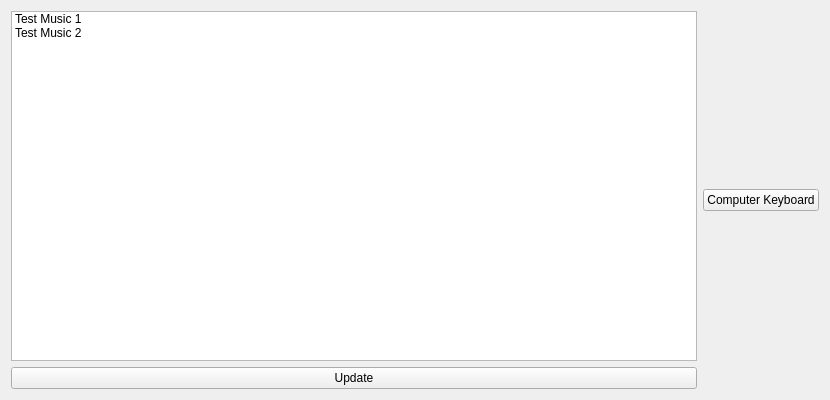
<?xml version="1.0" encoding="UTF-8"?>
<ui version="4.0">
 <class>MainWindow</class>
 <widget class="QWidget" name="MainWindow">
  <property name="enabled">
   <bool>true</bool>
  </property>
  <property name="geometry">
   <rect>
    <x>0</x>
    <y>0</y>
    <width>830</width>
    <height>400</height>
   </rect>
  </property>
  <property name="sizePolicy">
   <sizepolicy hsizetype="Fixed" vsizetype="Fixed">
    <horstretch>0</horstretch>
    <verstretch>0</verstretch>
   </sizepolicy>
  </property>
  <property name="minimumSize">
   <size>
    <width>830</width>
    <height>400</height>
   </size>
  </property>
  <property name="maximumSize">
   <size>
    <width>830</width>
    <height>400</height>
   </size>
  </property>
  <property name="windowTitle">
   <string>Widget</string>
  </property>
  <property name="autoFillBackground">
   <bool>false</bool>
  </property>
  <property name="styleSheet">
   <string notr="true">background-color: &quot;black&quot;</string>
  </property>
  <layout class="QVBoxLayout" name="verticalLayout" stretch="0">
   <item>
    <layout class="QHBoxLayout" name="horizontalLayout" stretch="1,2">
     <item>
      <layout class="QVBoxLayout" name="verticalLayout_3">
       <item>
        <widget class="QListWidget" name="SoundsWidget">
         <item>
          <property name="text">
           <string>Test Music 1</string>
          </property>
         </item>
         <item>
          <property name="text">
           <string>Test Music 2</string>
          </property>
         </item>
        </widget>
       </item>
       <item>
        <widget class="QPushButton" name="addPresetButton">
         <property name="text">
          <string>Update</string>
         </property>
        </widget>
       </item>
      </layout>
     </item>
     <item>
      <layout class="QVBoxLayout" name="verticalLayout_4">
       <item>
        <widget class="QPushButton" name="ComputerKeyboardButton">
         <property name="text">
          <string>Computer Keyboard</string>
         </property>
        </widget>
       </item>
       <item>
        <layout class="QHBoxLayout" name="channels_layout"/>
       </item>
      </layout>
     </item>
    </layout>
   </item>
  </layout>
 </widget>
 <resources/>
 <connections/>
</ui>
